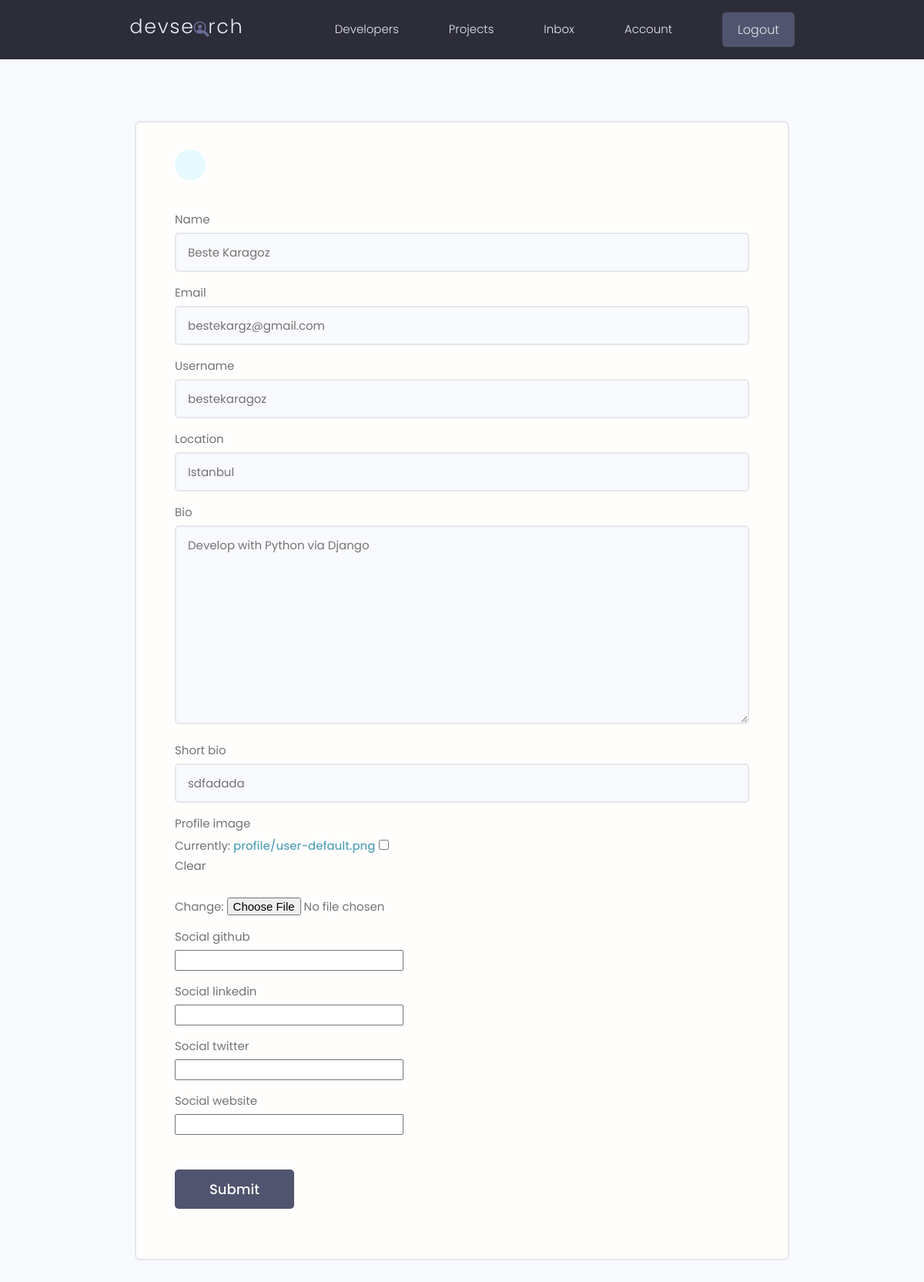
Page /edit-account/ (signed in) on the earlier database version.
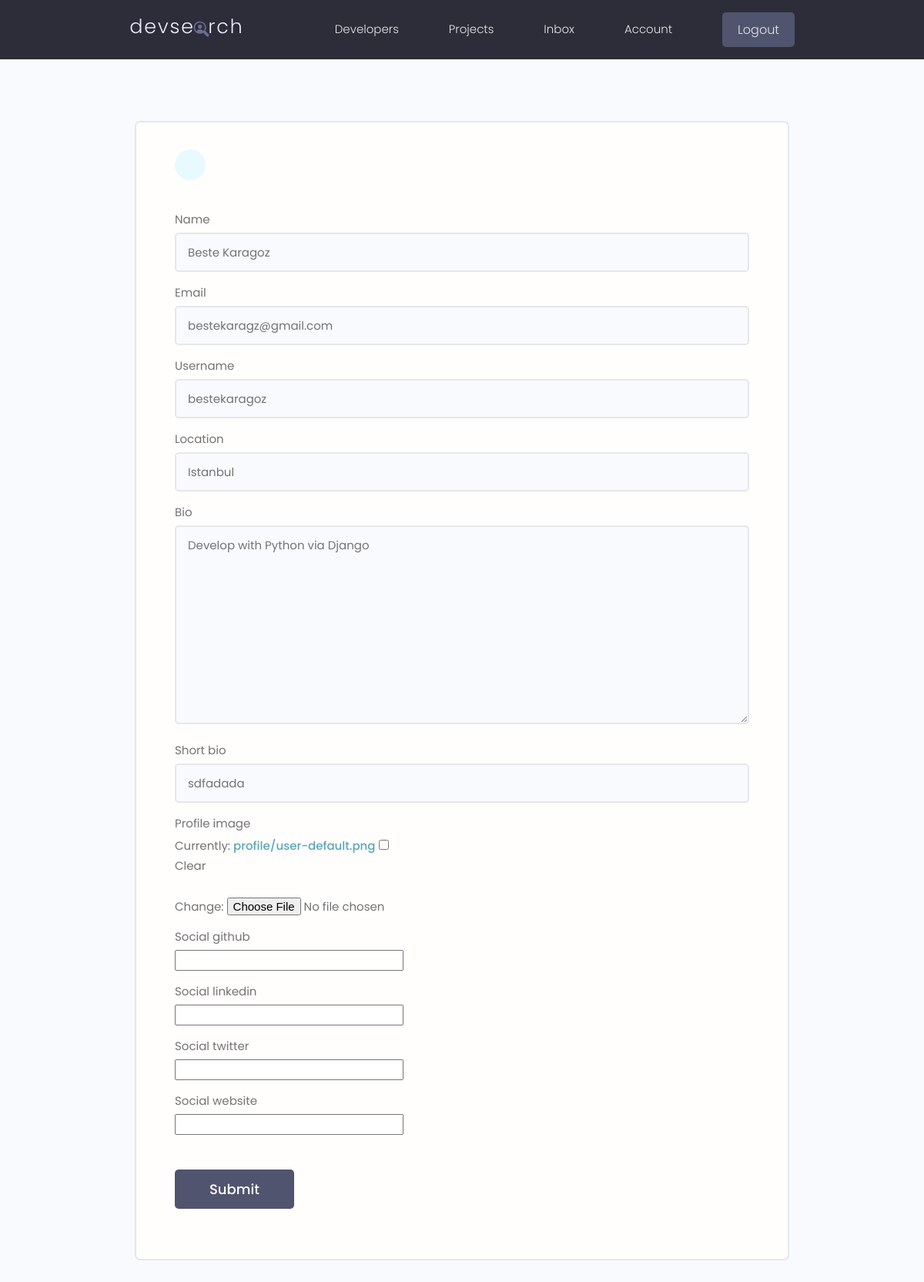
Same page on the later database version.
### users/models.py (models this page shows, shortened)
class Profile(models.Model):
    user = models.OneToOneField(User, on_delete=models.CASCADE)
    name = models.CharField(max_length=100, blank=True, null=True)
    email = models.EmailField(max_length=100, blank=True, null=True)
    username = models.CharField(max_length=100, blank=True, null=True)
    short_bio = models.CharField(max_length=100, blank=True, null=True)
    bio = models.TextField(blank=True, null=True)
    profile_image = models.ImageField(upload_to='profile/', default='profile/user-default.png', blank=True, null=True)
    location = models.CharField(max_length=100, blank=True, null=True)
    social_github = models.URLField(max_length=100, blank=True, null=True)
    social_linkedin = models.URLField(max_length=100, blank=True, null=True)
    social_twitter = models.URLField(max_length=100, blank=True, null=True)
    social_website = models.URLField(max_length=100, blank=True, null=True)
    created = models.DateTimeField(auto_now_add=True)
    id = models.UUIDField(primary_key=True, default=uuid.uuid4, editable=False)

### users/views.py (the view)
# urls.py: path('edit-account/', views.user_edit_account, name='edit-account'),
@login_required(login_url='login')
def user_edit_account(request):
    profile = request.user.profile
    form = ProfileForm(instance=profile)
    if request.method == "POST":
        form = ProfileForm(request.POST, request.FILES, instance=profile)
        if form.is_valid():
            form.save()
            return redirect('account')
    context = {'form': form}
    return render(request, 'users/account_form.html', context)

### users/forms.py
class ProfileForm(ModelForm):
    class Meta:
        model = Profile
        fields = ['name', 'email', 'username', 'location', 'bio', 'short_bio', 'profile_image',
                  'social_github', 'social_linkedin', 'social_twitter', 'social_website']
    def __init__(self, *args, **kwargs):
        super(ProfileForm, self).__init__(*args, **kwargs)
        for k, field in self.fields.items():
            field.widget.attrs.update({'class': 'input'})

### users/templates/users/account_form.html (shortened to what this page needs)
{% extends 'main.html' %}
{% block content %}
    <main class="formPage my-xl">
        <div class="content-box">
            <div class="formWrapper">
                <a class="backButton" href="{% url 'account' %}"></a>
                <br>
                <form class="form" method="post" action="{% url 'edit-account' %}" enctype="multipart/form-data">
                    {% for field in form %}
                        <div class="form__field">
                            <label for="formInput#text">{{ field.label }} </label>
                            {{ field }}
                        </div>
                    {% endfor %}
                    <input class="btn btn--sub btn--lg  my-md" type="submit" value="Submit"/>
                </form>
            </div>
        </div>
    </main>
{% endblock content %}

Differences in the rows shown:
changed Profile "Beste Karagoz": email "bestekargz@gmail.com" → "bestekaragz@gmail.com"
